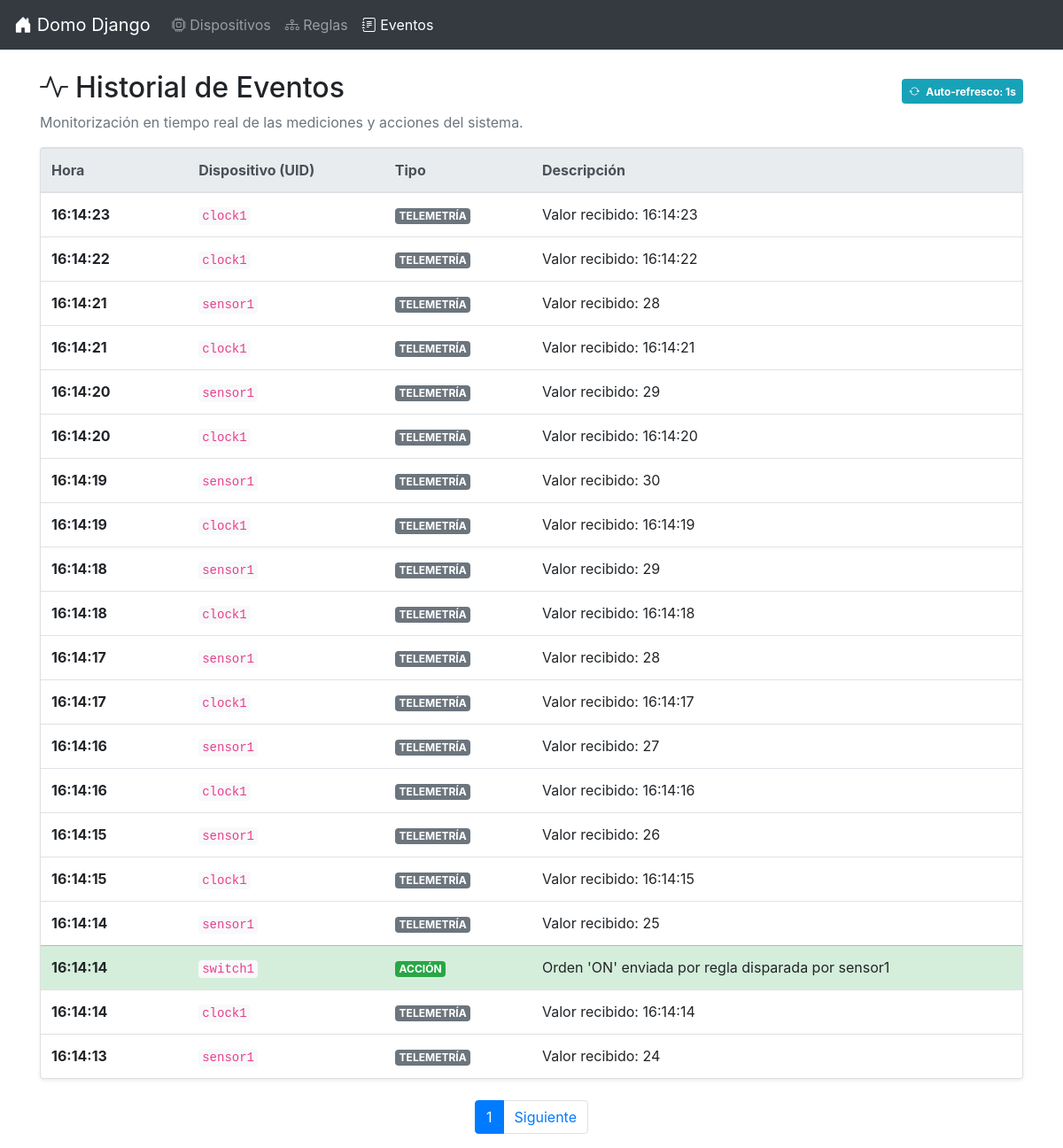
The app's page /events/, older data.
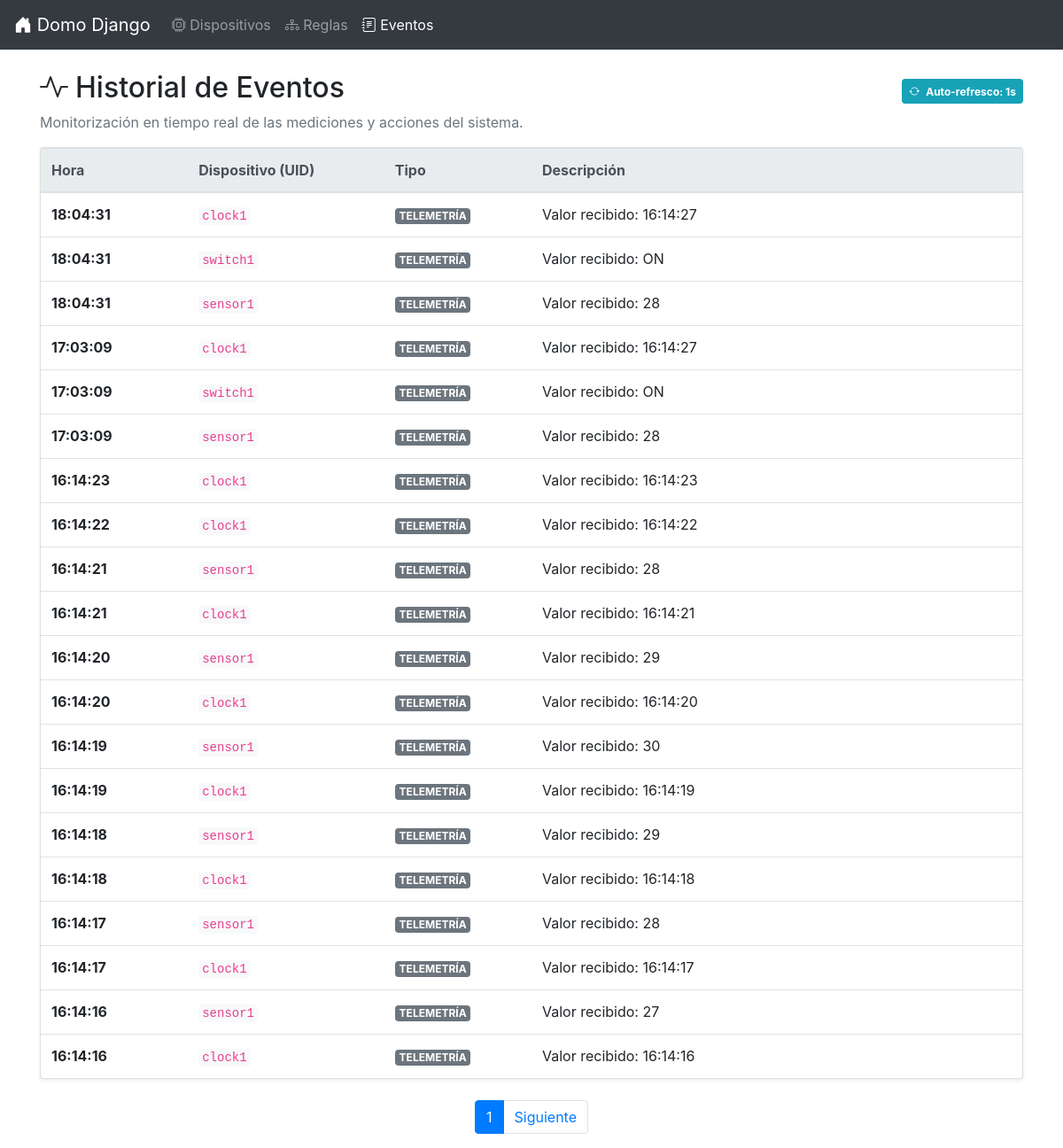
The same page, newer data.
### app/models.py (models this page shows, shortened)
class Event(models.Model):
    timestamp = models.DateTimeField(auto_now_add=True)
    device_uid = models.CharField(max_length=100)
    event_type = models.CharField(max_length=50)
    description = models.TextField()
    class Meta:
        ordering = ["-timestamp"]

### app/views.py (the view)
# urls.py: path("events/", views.EventListView.as_view(), name="events"),
class EventListView(ListView):
    model = Event
    template_name = "app/event/event_list.html"
    context_object_name = "events"
    paginate_by = 20

### app/templates/app/event/event_list.html (shortened to what this page needs)
{% extends 'app/base.html' %}
{% block content %}
<div class="d-flex justify-content-between align-items-center">
    <h2><i class="bi-activity mr-2"></i>Historial de Eventos</h2>
    <div class="badge badge-info p-2">
        <i class="bi-arrow-repeat mr-1"></i> Auto-refresco: 1s
    </div>
</div>
<p class="text-muted">Monitorización en tiempo real de las mediciones y acciones del sistema.</p>
<div class="card shadow-sm mt-3">
    <div class="card-body p-0">
        <table class="table table-hover mb-0">
            <thead class="thead-light">
                <tr>
                    <th style="width: 15%">Hora</th>
                    <th style="width: 20%">Dispositivo (UID)</th>
                    <th style="width: 15%">Tipo</th>
                    <th>Descripción</th>
                </tr>
            </thead>
            <tbody>
                {% for event in events %}
                <tr class="{% if event.event_type == 'ACCIÓN' %}table-success{% elif event.event_type == 'ERROR' %}table-danger{% endif %}">
                    <td class="font-weight-bold">{{ event.timestamp|date:"H:i:s" }}</td>
                    <td><code>{{ event.device_uid }}</code></td>
                    <td>
                        <span class="badge {% if event.event_type == 'ACCIÓN' %}badge-success{% else %}badge-secondary{% endif %}">
                            {{ event.event_type }}
                        </span>
                    </td>
                    <td>{{ event.description }}</td>
                </tr>
                {% empty %}
                <tr>
                    <td colspan="4" class="text-center text-muted py-4">No hay eventos registrados todavía.</td>
                </tr>
                {% endfor %}
            </tbody>
        </table>
    </div>
</div>
{% if is_paginated %}
<nav class="mt-4">
    <ul class="pagination justify-content-center">
        <li class="page-item active"><span class="page-link">{{ page_obj.number }}</span></li>
        {% if page_obj.has_next %}
            <li class="page-item"><a class="page-link" href="?page={{ page_obj.next_page_number }}">Siguiente</a></li>
        {% endif %}
    </ul>
</nav>
{% endif %}
{% endblock %}

Row changes from the older to the newer data that the page shows:
no longer on this page (row unchanged): Event: timestamp "16:14:15", device_uid "sensor1", event_type "TELEMETRÍA", description "Valor recibido: 26"
no longer on this page (row unchanged): Event: timestamp "16:14:15", device_uid "clock1", event_type "TELEMETRÍA", description "Valor recibido: 16:14:15"
no longer on this page (row unchanged): Event: timestamp "16:14:14", device_uid "sensor1", event_type "TELEMETRÍA", description "Valor recibido: 25"
no longer on this page (row unchanged): Event: timestamp "16:14:14", device_uid "switch1", event_type "ACCIÓN", description "Orden 'ON' enviada por regla disparada por sensor1"
no longer on this page (row unchanged): Event: timestamp "16:14:14", device_uid "clock1", event_type "TELEMETRÍA", description "Valor recibido: 16:14:14"
no longer on this page (row unchanged): Event: timestamp "16:14:13", device_uid "sensor1", event_type "TELEMETRÍA", description "Valor recibido: 24"
added Event: timestamp "18:04:31", device_uid "clock1", event_type "TELEMETRÍA", description "Valor recibido: 16:14:27"
added Event: timestamp "18:04:31", device_uid "switch1", event_type "TELEMETRÍA", description "Valor recibido: ON"
added Event: timestamp "18:04:31", device_uid "sensor1", event_type "TELEMETRÍA", description "Valor recibido: 28"
added Event: timestamp "17:03:09", device_uid "clock1", event_type "TELEMETRÍA", description "Valor recibido: 16:14:27"
added Event: timestamp "17:03:09", device_uid "switch1", event_type "TELEMETRÍA", description "Valor recibido: ON"
added Event: timestamp "17:03:09", device_uid "sensor1", event_type "TELEMETRÍA", description "Valor recibido: 28"
